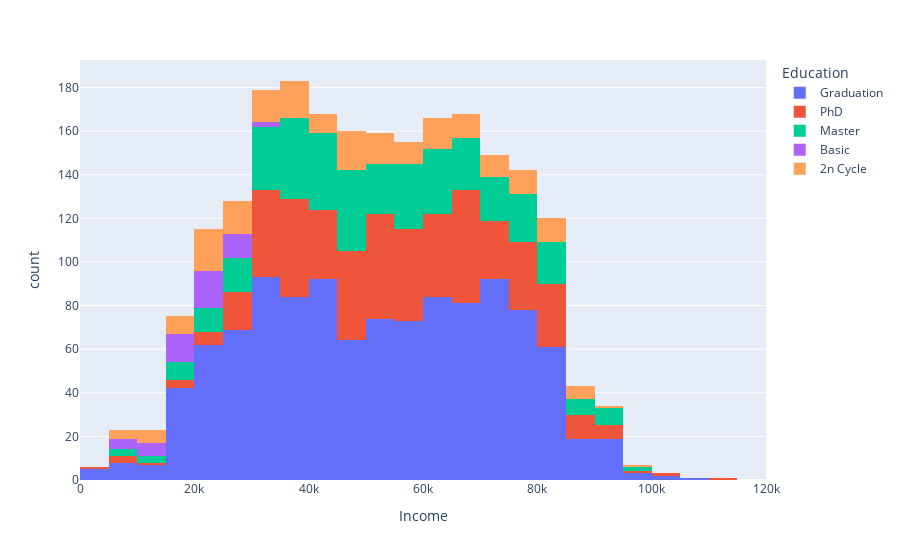

The notebook cell saved with this chart:
### Markdown cell above
### Income Distribution by Education Category

**This section would focus on analyzing and understanding the distribution of income across various education levels within the dataset.**

### Code cell
fig = px.histogram(customers_data, x="Income", color="Education")
fig.update_layout(xaxis_range=[0, 120_000])
fig.show()

### Figure 1 — Plotly figure (JSON) as saved in the notebook; plotly's stock layout.template omitted (floating-point values rounded to 4 significant figures; data arrays with more than 128 entries replaced by an {"elided": "..."} marker saying what was removed)
{"data": [{"alignmentgroup": "True", "bingroup": "x", "hovertemplate": "Education=Graduation<br>Income=%{x}<br>count=%{y}<extra></extra>", "legendgroup": "Graduation", "marker": {"color": "#636efa", "pattern": {"shape": ""}}, "name": "Graduation", "offsetgroup": "Graduation", "orientation": "v", "showlegend": true, "type": "histogram", "x": {"elided": "1127 float values"}, "xaxis": "x", "yaxis": "y"}, {"alignmentgroup": "True", "bingroup": "x", "hovertemplate": "Education=PhD<br>Income=%{x}<br>count=%{y}<extra></extra>", "legendgroup": "PhD", "marker": {"color": "#EF553B", "pattern": {"shape": ""}}, "name": "PhD", "offsetgroup": "PhD", "orientation": "v", "showlegend": true, "type": "histogram", "x": {"elided": "486 float values"}, "xaxis": "x", "yaxis": "y"}, {"alignmentgroup": "True", "bingroup": "x", "hovertemplate": "Education=Master<br>Income=%{x}<br>count=%{y}<extra></extra>", "legendgroup": "Master", "marker": {"color": "#00cc96", "pattern": {"shape": ""}}, "name": "Master", "offsetgroup": "Master", "orientation": "v", "showlegend": true, "type": "histogram", "x": {"elided": "370 float values"}, "xaxis": "x", "yaxis": "y"}, {"alignmentgroup": "True", "bingroup": "x", "hovertemplate": "Education=Basic<br>Income=%{x}<br>count=%{y}<extra></extra>", "legendgroup": "Basic", "marker": {"color": "#ab63fa", "pattern": {"shape": ""}}, "name": "Basic", "offsetgroup": "Basic", "orientation": "v", "showlegend": true, "type": "histogram", "x": [7500.0, 24590.0, 9548.0, 28250.0, 24880.0, 24480.0, 27190.0, 24280.0, 30800.0, 18980.0, 25960.0, 21060.0, 13080.0, 17490.0, 20420.0, 26870.0, 25440.0, 14910.0, 15040.0, 22630.0, 16580.0, 14420.0, 23720.0, 15060.0, 8940.0, 25710.0, 7500.0, 27000.0, 18390.0, 24370.0, 17260.0, 22630.0, 13720.0, 24590.0, 15860.0, 9722.0, 18750.0, 23530.0, 28390.0, 16010.0, 28250.0, 20190.0, 24880.0, 34440.0, 22120.0, 22390.0, 14190.0, 20420.0, 16000.0, 15250.0, 26490.0, 25220.0, 16180.0, 14920.0], "xaxis": "x", "yaxis": "y"}, {"alignmentgroup": "True", "bingroup": "x", "hovertemplate": "Education=2n Cycle<br>Income=%{x}<br>count=%{y}<extra></extra>", "legendgroup": "2n Cycle", "marker": {"color": "#FFA15A", "pattern": {"shape": ""}}, "name": "2n Cycle", "offsetgroup": "2n Cycle", "orientation": "v", "showlegend": true, "type": "histogram", "x": {"elided": "203 float values"}, "xaxis": "x", "yaxis": "y"}], "layout": {"barmode": "relative", "legend": {"title": {"text": "Education"}, "tracegroupgap": 0}, "margin": {"t": 60}, "xaxis": {"anchor": "y", "domain": [0.0, 1.0], "range": [0, 120000], "title": {"text": "Income"}}, "yaxis": {"anchor": "x", "domain": [0.0, 1.0], "title": {"text": "count"}}}}
